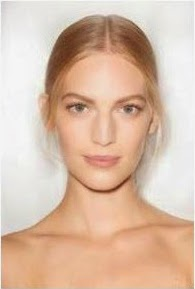
#> input picture model-images/Front.jpg, 195 x 289 px
$ python correlation.py
#> lines starting #> are read from the running program, lines starting #| are printed output that depends on the picture
import numpy as np
import cv2 as cv
import matplotlib.pyplot as plt
img1 = cv.imread('model-images/Front.jpg',cv.IMREAD_GRAYSCALE)          # queryImage
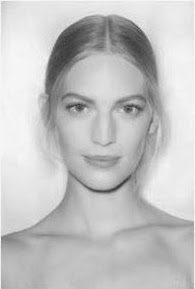
#> img1: shape (289, 195); min 53, max 248, mean 194.8
img2 = cv.imread('model-images/Side.jpg',cv.IMREAD_GRAYSCALE) # trainImage
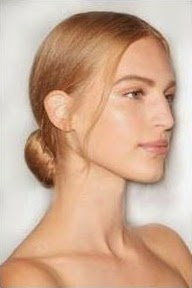
#> input picture model-images/Side.jpg, 192 x 288 px
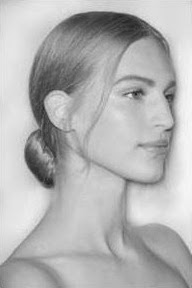
#> img2: shape (288, 192); min 30, max 247, mean 179.7
# Initiate SIFT detector
sift = cv.SIFT_create()
# find the keypoints and descriptors with SIFT
kp1, des1 = sift.detectAndCompute(img1,None)
#> kp1 = 105 keypoints; strongest (x, y, size): (68, 47, 25.5), (136, 45, 24.5), (80, 107, 5.5), (128, 108, 5.3)
kp2, des2 = sift.detectAndCompute(img2,None)
#> kp2 = 157 keypoints; strongest (x, y, size): (128, 28, 21.8), (170, 97, 9.2), (47, 181, 10), (39, 112, 11.3)
# FLANN parameters
FLANN_INDEX_KDTREE = 1
index_params = dict(algorithm = FLANN_INDEX_KDTREE, trees = 5)
search_params = dict(checks=50)   # or pass empty dictionary
flann = cv.FlannBasedMatcher(index_params,search_params)
matches = flann.knnMatch(des1,des2,k=2)
#> matches = 105 matches
# Need to draw only good matches, so create a mask
matchesMask = [[0,0] for i in range(len(matches))]
#> matchesMask = 105 pairs, first value 0 to 0, second value 0 to 0
# ratio test as per Lowe's paper
for i,(m,n) in enumerate(matches):
    if 0.9 * n.distance < m.distance < 1.1 * n.distance \
    or 0.9 * m.distance < n.distance < 1.1 * m.distance:
    # if m.distance < 0.9 * n.distance:
        matchesMask[i]=[1,0]
#> this loop made 105 passes
#> after the loop, matchesMask = 105 pairs, first value 0 to 1, second value 0 to 0

draw_params = dict(matchColor = (0,255,0),
                   singlePointColor = (255,0,0),
                   matchesMask = matchesMask,
                   flags = cv.DrawMatchesFlags_DEFAULT)
#> draw_params = 4 items
img3 = cv.drawMatchesKnn(img1,kp1,img2,kp2,matches,None,**draw_params)
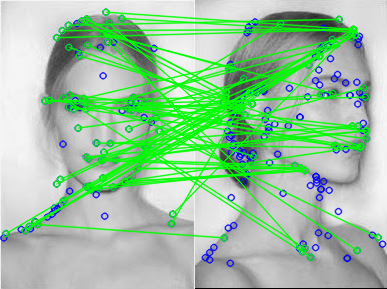
#> img3: shape (289, 387, 3); mean of channels 0, 1, 2 160.9, 196.4, 155.5; drawn as B, G, R
plt.imshow(img3,),plt.show()
